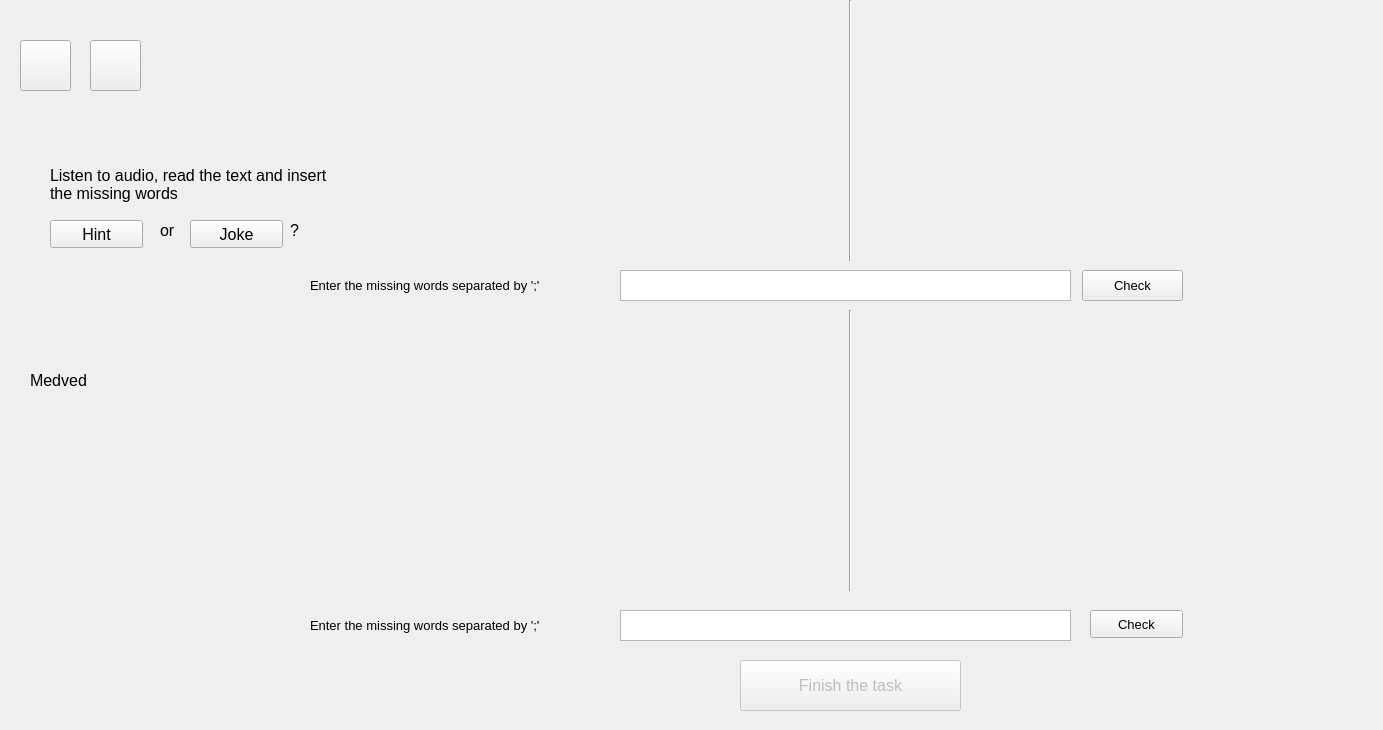
<?xml version="1.0" encoding="UTF-8"?>
<ui version="4.0">
 <class>textlessonwindow</class>
 <widget class="QWidget" name="textlessonwindow">
  <property name="geometry">
   <rect>
    <x>0</x>
    <y>0</y>
    <width>1383</width>
    <height>730</height>
   </rect>
  </property>
  <property name="windowTitle">
   <string>Form</string>
  </property>
  <widget class="QLabel" name="eng1">
   <property name="geometry">
    <rect>
     <x>880</x>
     <y>0</y>
     <width>481</width>
     <height>261</height>
    </rect>
   </property>
   <property name="font">
    <font>
     <pointsize>12</pointsize>
    </font>
   </property>
   <property name="acceptDrops">
    <bool>false</bool>
   </property>
   <property name="text">
    <string/>
   </property>
   <property name="scaledContents">
    <bool>false</bool>
   </property>
   <property name="wordWrap">
    <bool>true</bool>
   </property>
  </widget>
  <widget class="Line" name="line">
   <property name="geometry">
    <rect>
     <x>840</x>
     <y>0</y>
     <width>20</width>
     <height>261</height>
    </rect>
   </property>
   <property name="orientation">
    <enum>Qt::Vertical</enum>
   </property>
  </widget>
  <widget class="Line" name="line_2">
   <property name="geometry">
    <rect>
     <x>840</x>
     <y>310</y>
     <width>20</width>
     <height>281</height>
    </rect>
   </property>
   <property name="orientation">
    <enum>Qt::Vertical</enum>
   </property>
  </widget>
  <widget class="QLabel" name="rus2">
   <property name="geometry">
    <rect>
     <x>360</x>
     <y>320</y>
     <width>481</width>
     <height>261</height>
    </rect>
   </property>
   <property name="font">
    <font>
     <pointsize>12</pointsize>
    </font>
   </property>
   <property name="acceptDrops">
    <bool>false</bool>
   </property>
   <property name="text">
    <string/>
   </property>
   <property name="scaledContents">
    <bool>false</bool>
   </property>
   <property name="wordWrap">
    <bool>true</bool>
   </property>
  </widget>
  <widget class="QLabel" name="eng2">
   <property name="geometry">
    <rect>
     <x>880</x>
     <y>310</y>
     <width>481</width>
     <height>261</height>
    </rect>
   </property>
   <property name="font">
    <font>
     <pointsize>12</pointsize>
    </font>
   </property>
   <property name="acceptDrops">
    <bool>false</bool>
   </property>
   <property name="text">
    <string/>
   </property>
   <property name="scaledContents">
    <bool>false</bool>
   </property>
   <property name="wordWrap">
    <bool>true</bool>
   </property>
  </widget>
  <widget class="QLabel" name="rus1">
   <property name="geometry">
    <rect>
     <x>360</x>
     <y>0</y>
     <width>481</width>
     <height>261</height>
    </rect>
   </property>
   <property name="font">
    <font>
     <pointsize>12</pointsize>
    </font>
   </property>
   <property name="acceptDrops">
    <bool>false</bool>
   </property>
   <property name="text">
    <string/>
   </property>
   <property name="scaledContents">
    <bool>false</bool>
   </property>
   <property name="wordWrap">
    <bool>true</bool>
   </property>
  </widget>
  <widget class="QPushButton" name="pushButton">
   <property name="geometry">
    <rect>
     <x>1082</x>
     <y>270</y>
     <width>101</width>
     <height>31</height>
    </rect>
   </property>
   <property name="font">
    <font>
     <pointsize>10</pointsize>
    </font>
   </property>
   <property name="text">
    <string>Check</string>
   </property>
  </widget>
  <widget class="QLabel" name="label_2">
   <property name="geometry">
    <rect>
     <x>1200</x>
     <y>275</y>
     <width>151</width>
     <height>21</height>
    </rect>
   </property>
   <property name="text">
    <string/>
   </property>
  </widget>
  <widget class="QTextEdit" name="textEdit">
   <property name="geometry">
    <rect>
     <x>620</x>
     <y>270</y>
     <width>451</width>
     <height>31</height>
    </rect>
   </property>
  </widget>
  <widget class="QPushButton" name="pushButton_2">
   <property name="geometry">
    <rect>
     <x>1090</x>
     <y>610</y>
     <width>93</width>
     <height>28</height>
    </rect>
   </property>
   <property name="font">
    <font>
     <pointsize>10</pointsize>
    </font>
   </property>
   <property name="text">
    <string>Check</string>
   </property>
  </widget>
  <widget class="QTextEdit" name="textEdit_2">
   <property name="geometry">
    <rect>
     <x>620</x>
     <y>610</y>
     <width>451</width>
     <height>31</height>
    </rect>
   </property>
  </widget>
  <widget class="QLabel" name="label_4">
   <property name="geometry">
    <rect>
     <x>1210</x>
     <y>610</y>
     <width>151</width>
     <height>21</height>
    </rect>
   </property>
   <property name="text">
    <string/>
   </property>
  </widget>
  <widget class="QLabel" name="medved">
   <property name="geometry">
    <rect>
     <x>30</x>
     <y>80</y>
     <width>311</width>
     <height>601</height>
    </rect>
   </property>
   <property name="font">
    <font>
     <pointsize>12</pointsize>
    </font>
   </property>
   <property name="acceptDrops">
    <bool>false</bool>
   </property>
   <property name="text">
    <string>Medved</string>
   </property>
   <property name="scaledContents">
    <bool>false</bool>
   </property>
   <property name="wordWrap">
    <bool>true</bool>
   </property>
  </widget>
  <widget class="QPushButton" name="pushButton_3">
   <property name="enabled">
    <bool>false</bool>
   </property>
   <property name="geometry">
    <rect>
     <x>740</x>
     <y>660</y>
     <width>221</width>
     <height>51</height>
    </rect>
   </property>
   <property name="font">
    <font>
     <pointsize>12</pointsize>
    </font>
   </property>
   <property name="text">
    <string>Finish the task</string>
   </property>
  </widget>
  <widget class="QLabel" name="label_5">
   <property name="geometry">
    <rect>
     <x>50</x>
     <y>130</y>
     <width>281</width>
     <height>91</height>
    </rect>
   </property>
   <property name="font">
    <font>
     <pointsize>12</pointsize>
    </font>
   </property>
   <property name="text">
    <string>
Listen to audio, read the text and insert the missing words</string>
   </property>
   <property name="wordWrap">
    <bool>true</bool>
   </property>
  </widget>
  <widget class="QPushButton" name="pushButton_4">
   <property name="geometry">
    <rect>
     <x>50</x>
     <y>220</y>
     <width>93</width>
     <height>28</height>
    </rect>
   </property>
   <property name="font">
    <font>
     <pointsize>12</pointsize>
    </font>
   </property>
   <property name="text">
    <string>Hint</string>
   </property>
  </widget>
  <widget class="QPushButton" name="pushButton_5">
   <property name="geometry">
    <rect>
     <x>190</x>
     <y>220</y>
     <width>93</width>
     <height>28</height>
    </rect>
   </property>
   <property name="font">
    <font>
     <pointsize>12</pointsize>
    </font>
   </property>
   <property name="text">
    <string>Joke</string>
   </property>
  </widget>
  <widget class="QLabel" name="label_7">
   <property name="geometry">
    <rect>
     <x>160</x>
     <y>220</y>
     <width>41</width>
     <height>21</height>
    </rect>
   </property>
   <property name="font">
    <font>
     <pointsize>12</pointsize>
    </font>
   </property>
   <property name="text">
    <string>or</string>
   </property>
   <property name="wordWrap">
    <bool>true</bool>
   </property>
  </widget>
  <widget class="QLabel" name="label_8">
   <property name="geometry">
    <rect>
     <x>290</x>
     <y>220</y>
     <width>41</width>
     <height>21</height>
    </rect>
   </property>
   <property name="font">
    <font>
     <pointsize>12</pointsize>
    </font>
   </property>
   <property name="text">
    <string>?</string>
   </property>
   <property name="wordWrap">
    <bool>true</bool>
   </property>
  </widget>
  <widget class="QPushButton" name="pushButton_6">
   <property name="geometry">
    <rect>
     <x>20</x>
     <y>40</y>
     <width>51</width>
     <height>51</height>
    </rect>
   </property>
   <property name="text">
    <string/>
   </property>
   <property name="iconSize">
    <size>
     <width>50</width>
     <height>50</height>
    </size>
   </property>
  </widget>
  <widget class="QPushButton" name="pushButton_7">
   <property name="geometry">
    <rect>
     <x>90</x>
     <y>40</y>
     <width>51</width>
     <height>51</height>
    </rect>
   </property>
   <property name="text">
    <string/>
   </property>
   <property name="iconSize">
    <size>
     <width>50</width>
     <height>50</height>
    </size>
   </property>
  </widget>
  <widget class="QLabel" name="label_3">
   <property name="geometry">
    <rect>
     <x>310</x>
     <y>610</y>
     <width>341</width>
     <height>31</height>
    </rect>
   </property>
   <property name="font">
    <font>
     <pointsize>10</pointsize>
    </font>
   </property>
   <property name="text">
    <string>Enter the missing words separated by ';'</string>
   </property>
  </widget>
  <widget class="QLabel" name="label_6">
   <property name="geometry">
    <rect>
     <x>310</x>
     <y>270</y>
     <width>341</width>
     <height>31</height>
    </rect>
   </property>
   <property name="font">
    <font>
     <pointsize>10</pointsize>
    </font>
   </property>
   <property name="text">
    <string>Enter the missing words separated by ';'</string>
   </property>
  </widget>
 </widget>
 <resources/>
 <connections/>
</ui>
